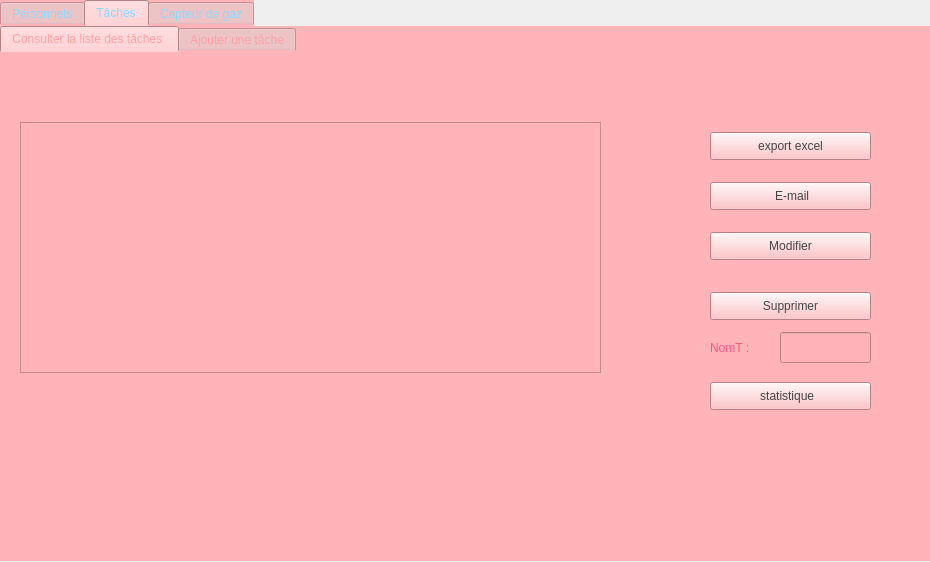
<?xml version="1.0" encoding="UTF-8"?>
<ui version="4.0">
 <class>Dialog</class>
 <widget class="QDialog" name="Dialog">
  <property name="geometry">
   <rect>
    <x>0</x>
    <y>0</y>
    <width>930</width>
    <height>562</height>
   </rect>
  </property>
  <property name="windowTitle">
   <string>Dialog</string>
  </property>
  <widget class="QTabWidget" name="tabWidget">
   <property name="geometry">
    <rect>
     <x>0</x>
     <y>0</y>
     <width>931</width>
     <height>561</height>
    </rect>
   </property>
   <property name="styleSheet">
    <string notr="true">gridline-color: rgb(115, 248, 255);
color: rgb(137, 218, 255);
background-image: url(:/ressources/drew coffman-unsplash.jpg);
font: 75 10pt &quot;Trebuchet MS&quot;;

border-bottom-color: rgb(132, 235, 235);
background-color: rgb(255, 180, 185);</string>
   </property>
   <property name="currentIndex">
    <number>1</number>
   </property>
   <widget class="QWidget" name="tab">
    <attribute name="title">
     <string>Personnels</string>
    </attribute>
    <widget class="QTabWidget" name="tabWidget_2">
     <property name="geometry">
      <rect>
       <x>0</x>
       <y>0</y>
       <width>931</width>
       <height>521</height>
      </rect>
     </property>
     <property name="styleSheet">
      <string notr="true">color: rgb(255, 160, 165);
</string>
     </property>
     <property name="currentIndex">
      <number>0</number>
     </property>
     <widget class="QWidget" name="tab_3">
      <attribute name="title">
       <string>Consulter la liste des personnels</string>
      </attribute>
      <widget class="QGraphicsView" name="graphicsView">
       <property name="geometry">
        <rect>
         <x>710</x>
         <y>220</y>
         <width>201</width>
         <height>151</height>
        </rect>
       </property>
       <property name="styleSheet">
        <string notr="true">border-image: url(:/ressources/empl.jpg);</string>
       </property>
      </widget>
      <widget class="QPushButton" name="modifierperso">
       <property name="geometry">
        <rect>
         <x>750</x>
         <y>120</y>
         <width>171</width>
         <height>28</height>
        </rect>
       </property>
       <property name="styleSheet">
        <string notr="true">font: 9pt &quot;Snap ITC&quot;;

color: rgb(68, 68, 68);</string>
       </property>
       <property name="text">
        <string>Modifier </string>
       </property>
      </widget>
      <widget class="QPushButton" name="supprimerperso">
       <property name="geometry">
        <rect>
         <x>750</x>
         <y>70</y>
         <width>171</width>
         <height>28</height>
        </rect>
       </property>
       <property name="styleSheet">
        <string notr="true">font: 9pt &quot;Snap ITC&quot;;

color: rgb(68, 68, 68);</string>
       </property>
       <property name="text">
        <string>Supprimer </string>
       </property>
      </widget>
      <widget class="QGraphicsView" name="graphicsView_5">
       <property name="geometry">
        <rect>
         <x>470</x>
         <y>30</y>
         <width>41</width>
         <height>31</height>
        </rect>
       </property>
       <property name="styleSheet">
        <string notr="true">border-image: url(:/ressources/business_management_discovery_search_focus_research-512.png);</string>
       </property>
      </widget>
      <widget class="QLabel" name="label_suppcin">
       <property name="geometry">
        <rect>
         <x>750</x>
         <y>170</y>
         <width>51</width>
         <height>21</height>
        </rect>
       </property>
       <property name="styleSheet">
        <string notr="true">color : rgb(255, 84, 130);
font: 9pt &quot;Snap ITC&quot;;
</string>
       </property>
       <property name="text">
        <string>CIN :</string>
       </property>
      </widget>
      <widget class="QLineEdit" name="lineEdit_supp">
       <property name="geometry">
        <rect>
         <x>810</x>
         <y>170</y>
         <width>113</width>
         <height>22</height>
        </rect>
       </property>
       <property name="styleSheet">
        <string notr="true">color: rgb(74, 74, 74);
font: 9pt &quot;Snap ITC&quot;;</string>
       </property>
       <property name="maxLength">
        <number>8</number>
       </property>
      </widget>
      <widget class="QTableView" name="tablePerso">
       <property name="geometry">
        <rect>
         <x>30</x>
         <y>70</y>
         <width>651</width>
         <height>291</height>
        </rect>
       </property>
       <property name="styleSheet">
        <string notr="true">font: 9pt &quot;Snap ITC&quot;;

color: rgb(68, 68, 68);</string>
       </property>
       <property name="sortingEnabled">
        <bool>true</bool>
       </property>
      </widget>
      <widget class="QLineEdit" name="rechercher">
       <property name="geometry">
        <rect>
         <x>520</x>
         <y>30</y>
         <width>161</width>
         <height>31</height>
        </rect>
       </property>
       <property name="styleSheet">
        <string notr="true">font: 9pt &quot;Snap ITC&quot;;

color: rgb(68, 68, 68);</string>
       </property>
      </widget>
     </widget>
     <widget class="QWidget" name="tab_4">
      <attribute name="title">
       <string>Ajouter un personnel </string>
      </attribute>
      <widget class="QLabel" name="label_Cin">
       <property name="geometry">
        <rect>
         <x>60</x>
         <y>60</y>
         <width>55</width>
         <height>16</height>
        </rect>
       </property>
       <property name="styleSheet">
        <string notr="true">font: 9pt &quot;Snap ITC&quot;;
color: rgb(68, 68, 68);

</string>
       </property>
       <property name="text">
        <string>CIN :</string>
       </property>
      </widget>
      <widget class="QLabel" name="label_nom">
       <property name="geometry">
        <rect>
         <x>60</x>
         <y>100</y>
         <width>55</width>
         <height>21</height>
        </rect>
       </property>
       <property name="styleSheet">
        <string notr="true">font: 9pt &quot;Snap ITC&quot;;
color: rgb(68, 68, 68);
</string>
       </property>
       <property name="text">
        <string>Nom :</string>
       </property>
      </widget>
      <widget class="QLabel" name="label_prenomp">
       <property name="geometry">
        <rect>
         <x>60</x>
         <y>140</y>
         <width>81</width>
         <height>21</height>
        </rect>
       </property>
       <property name="styleSheet">
        <string notr="true">font: 9pt &quot;Snap ITC&quot;;
color: rgb(68, 68, 68);
</string>
       </property>
       <property name="text">
        <string>Prenom :</string>
       </property>
      </widget>
      <widget class="QLabel" name="label_datenp">
       <property name="geometry">
        <rect>
         <x>60</x>
         <y>180</y>
         <width>171</width>
         <height>21</height>
        </rect>
       </property>
       <property name="styleSheet">
        <string notr="true">font: 9pt &quot;Snap ITC&quot;;
color: rgb(68, 68, 68);
</string>
       </property>
       <property name="text">
        <string>Date_de_naissance :</string>
       </property>
      </widget>
      <widget class="QLabel" name="label_tel">
       <property name="geometry">
        <rect>
         <x>60</x>
         <y>230</y>
         <width>51</width>
         <height>16</height>
        </rect>
       </property>
       <property name="styleSheet">
        <string notr="true">font: 9pt &quot;Snap ITC&quot;;
color: rgb(68, 68, 68);
</string>
       </property>
       <property name="text">
        <string>Tel :</string>
       </property>
      </widget>
      <widget class="QLabel" name="label_mail">
       <property name="geometry">
        <rect>
         <x>60</x>
         <y>270</y>
         <width>61</width>
         <height>21</height>
        </rect>
       </property>
       <property name="styleSheet">
        <string notr="true">font: 9pt &quot;Snap ITC&quot;;
color: rgb(68, 68, 68);
</string>
       </property>
       <property name="text">
        <string>Mail :</string>
       </property>
      </widget>
      <widget class="QLabel" name="label_nbmar">
       <property name="geometry">
        <rect>
         <x>60</x>
         <y>310</y>
         <width>141</width>
         <height>21</height>
        </rect>
       </property>
       <property name="styleSheet">
        <string notr="true">font: 9pt &quot;Snap ITC&quot;;
color: rgb(68, 68, 68);
</string>
       </property>
       <property name="text">
        <string>Nb_Mar_Org :</string>
       </property>
      </widget>
      <widget class="QLineEdit" name="lineEdit_prenomp">
       <property name="geometry">
        <rect>
         <x>240</x>
         <y>140</y>
         <width>113</width>
         <height>22</height>
        </rect>
       </property>
       <property name="styleSheet">
        <string notr="true">
font: 8pt &quot;Snap ITC&quot;;

color: rgb(56, 181, 200);</string>
       </property>
      </widget>
      <widget class="QLineEdit" name="lineEdit_datenp">
       <property name="geometry">
        <rect>
         <x>240</x>
         <y>180</y>
         <width>113</width>
         <height>22</height>
        </rect>
       </property>
       <property name="styleSheet">
        <string notr="true">
font: 8pt &quot;Snap ITC&quot;;

color: rgb(56, 181, 200);</string>
       </property>
      </widget>
      <widget class="QLineEdit" name="lineEdit_nomp">
       <property name="geometry">
        <rect>
         <x>240</x>
         <y>100</y>
         <width>113</width>
         <height>22</height>
        </rect>
       </property>
       <property name="styleSheet">
        <string notr="true">
font: 8pt &quot;Snap ITC&quot;;

color: rgb(56, 181, 200);</string>
       </property>
      </widget>
      <widget class="QLineEdit" name="lineEdit_Cin">
       <property name="geometry">
        <rect>
         <x>240</x>
         <y>60</y>
         <width>113</width>
         <height>22</height>
        </rect>
       </property>
       <property name="styleSheet">
        <string notr="true">
font: 8pt &quot;Snap ITC&quot;;

color: rgb(56, 181, 200);

</string>
       </property>
       <property name="maxLength">
        <number>8</number>
       </property>
      </widget>
      <widget class="QLineEdit" name="lineEdit_tel">
       <property name="geometry">
        <rect>
         <x>240</x>
         <y>230</y>
         <width>113</width>
         <height>22</height>
        </rect>
       </property>
       <property name="styleSheet">
        <string notr="true">
font: 8pt &quot;Snap ITC&quot;;

color: rgb(56, 181, 200);</string>
       </property>
       <property name="maxLength">
        <number>8</number>
       </property>
      </widget>
      <widget class="QLineEdit" name="lineEdit_mail">
       <property name="geometry">
        <rect>
         <x>240</x>
         <y>270</y>
         <width>113</width>
         <height>22</height>
        </rect>
       </property>
       <property name="styleSheet">
        <string notr="true">
font: 8pt &quot;Snap ITC&quot;;

color: rgb(56, 181, 200);</string>
       </property>
      </widget>
      <widget class="QLineEdit" name="lineEdit_nbmar">
       <property name="geometry">
        <rect>
         <x>240</x>
         <y>310</y>
         <width>113</width>
         <height>22</height>
        </rect>
       </property>
       <property name="styleSheet">
        <string notr="true">
font: 8pt &quot;Snap ITC&quot;;

color: rgb(56, 181, 200);</string>
       </property>
      </widget>
      <widget class="QPushButton" name="ajouterperso">
       <property name="geometry">
        <rect>
         <x>440</x>
         <y>170</y>
         <width>171</width>
         <height>41</height>
        </rect>
       </property>
       <property name="styleSheet">
        <string notr="true">font: 9pt &quot;Snap ITC&quot;;

color: rgb(68, 68, 68);</string>
       </property>
       <property name="text">
        <string>Confirmer</string>
       </property>
      </widget>
     </widget>
    </widget>
   </widget>
   <widget class="QWidget" name="tab_2">
    <attribute name="title">
     <string>Tâches</string>
    </attribute>
    <widget class="QTabWidget" name="tabWidget_3">
     <property name="geometry">
      <rect>
       <x>0</x>
       <y>0</y>
       <width>931</width>
       <height>521</height>
      </rect>
     </property>
     <property name="styleSheet">
      <string notr="true">color: rgb(255, 160, 165);</string>
     </property>
     <property name="currentIndex">
      <number>0</number>
     </property>
     <widget class="QWidget" name="tab_5">
      <attribute name="title">
       <string>Consulter la liste des tâches </string>
      </attribute>
      <widget class="QPushButton" name="modifierTache">
       <property name="geometry">
        <rect>
         <x>710</x>
         <y>180</y>
         <width>161</width>
         <height>28</height>
        </rect>
       </property>
       <property name="styleSheet">
        <string notr="true">font: 9pt &quot;Snap ITC&quot;;

color: rgb(68, 68, 68);</string>
       </property>
       <property name="text">
        <string>Modifier</string>
       </property>
      </widget>
      <widget class="QPushButton" name="pushButton_10">
       <property name="geometry">
        <rect>
         <x>710</x>
         <y>130</y>
         <width>161</width>
         <height>28</height>
        </rect>
       </property>
       <property name="styleSheet">
        <string notr="true">font: 9pt &quot;Snap ITC&quot;;

color: rgb(68, 68, 68);</string>
       </property>
       <property name="text">
        <string> E-mail</string>
       </property>
      </widget>
      <widget class="QLabel" name="label_suppnomT">
       <property name="geometry">
        <rect>
         <x>710</x>
         <y>280</y>
         <width>61</width>
         <height>31</height>
        </rect>
       </property>
       <property name="styleSheet">
        <string notr="true">color : rgb(255, 84, 130);
font: 9pt &quot;Snap ITC&quot;;</string>
       </property>
       <property name="text">
        <string>NomT :</string>
       </property>
      </widget>
      <widget class="QLineEdit" name="lineEdit_suppmodT">
       <property name="geometry">
        <rect>
         <x>780</x>
         <y>280</y>
         <width>91</width>
         <height>31</height>
        </rect>
       </property>
       <property name="styleSheet">
        <string notr="true">font: 9pt &quot;Snap ITC&quot;;

color: rgb(68, 68, 68);</string>
       </property>
      </widget>
      <widget class="QPushButton" name="supprimertache">
       <property name="geometry">
        <rect>
         <x>710</x>
         <y>240</y>
         <width>161</width>
         <height>28</height>
        </rect>
       </property>
       <property name="styleSheet">
        <string notr="true">font: 9pt &quot;Snap ITC&quot;;

color: rgb(68, 68, 68);</string>
       </property>
       <property name="text">
        <string>Supprimer</string>
       </property>
      </widget>
      <widget class="QTableView" name="tableTache">
       <property name="geometry">
        <rect>
         <x>20</x>
         <y>70</y>
         <width>581</width>
         <height>251</height>
        </rect>
       </property>
       <property name="styleSheet">
        <string notr="true">font: 9pt &quot;Snap ITC&quot;;

color: rgb(68, 68, 68);</string>
       </property>
       <property name="sortingEnabled">
        <bool>true</bool>
       </property>
      </widget>
      <widget class="QPushButton" name="export_excel">
       <property name="geometry">
        <rect>
         <x>710</x>
         <y>80</y>
         <width>161</width>
         <height>28</height>
        </rect>
       </property>
       <property name="styleSheet">
        <string notr="true">font: 9pt &quot;Snap ITC&quot;;

color: rgb(68, 68, 68);</string>
       </property>
       <property name="text">
        <string>export excel</string>
       </property>
      </widget>
      <widget class="QPushButton" name="stat">
       <property name="geometry">
        <rect>
         <x>710</x>
         <y>330</y>
         <width>161</width>
         <height>28</height>
        </rect>
       </property>
       <property name="styleSheet">
        <string notr="true">font: 9pt &quot;Snap ITC&quot;;

color: rgb(68, 68, 68);</string>
       </property>
       <property name="text">
        <string>statistique  </string>
       </property>
      </widget>
     </widget>
     <widget class="QWidget" name="tab_6">
      <attribute name="title">
       <string>Ajouter une tâche</string>
      </attribute>
      <widget class="QLabel" name="label_8">
       <property name="geometry">
        <rect>
         <x>110</x>
         <y>110</y>
         <width>55</width>
         <height>21</height>
        </rect>
       </property>
       <property name="styleSheet">
        <string notr="true">font: 9pt &quot;Snap ITC&quot;;
color: rgb(68, 68, 68);
</string>
       </property>
       <property name="text">
        <string>NomT:</string>
       </property>
      </widget>
      <widget class="QLabel" name="label_9">
       <property name="geometry">
        <rect>
         <x>110</x>
         <y>160</y>
         <width>71</width>
         <height>21</height>
        </rect>
       </property>
       <property name="styleSheet">
        <string notr="true">font: 9pt &quot;Snap ITC&quot;;
color: rgb(68, 68, 68);
</string>
       </property>
       <property name="text">
        <string>EtatT :</string>
       </property>
      </widget>
      <widget class="QLabel" name="label_10">
       <property name="geometry">
        <rect>
         <x>110</x>
         <y>210</y>
         <width>111</width>
         <height>21</height>
        </rect>
       </property>
       <property name="styleSheet">
        <string notr="true">font: 9pt &quot;Snap ITC&quot;;
color: rgb(68, 68, 68);
</string>
       </property>
       <property name="text">
        <string>DateLimiteT :</string>
       </property>
      </widget>
      <widget class="QLineEdit" name="lineEdit_NomTache">
       <property name="geometry">
        <rect>
         <x>230</x>
         <y>110</y>
         <width>113</width>
         <height>22</height>
        </rect>
       </property>
       <property name="styleSheet">
        <string notr="true">

font: 8pt &quot;Snap ITC&quot;;

color: rgb(56, 181, 200);</string>
       </property>
       <property name="text">
        <string/>
       </property>
      </widget>
      <widget class="QLineEdit" name="lineEdit_EtatT">
       <property name="geometry">
        <rect>
         <x>230</x>
         <y>160</y>
         <width>113</width>
         <height>22</height>
        </rect>
       </property>
       <property name="styleSheet">
        <string notr="true">
font: 8pt &quot;Snap ITC&quot;;

color: rgb(56, 181, 200);</string>
       </property>
      </widget>
      <widget class="QLineEdit" name="lineEdit_DateLimite">
       <property name="geometry">
        <rect>
         <x>230</x>
         <y>210</y>
         <width>113</width>
         <height>22</height>
        </rect>
       </property>
       <property name="styleSheet">
        <string notr="true">
font: 8pt &quot;Snap ITC&quot;;

color: rgb(56, 181, 200);
</string>
       </property>
      </widget>
      <widget class="QPushButton" name="ajouter_tache">
       <property name="geometry">
        <rect>
         <x>420</x>
         <y>160</y>
         <width>111</width>
         <height>31</height>
        </rect>
       </property>
       <property name="styleSheet">
        <string notr="true">font: 9pt &quot;Snap ITC&quot;;

color: rgb(68, 68, 68);</string>
       </property>
       <property name="text">
        <string>Confirmer</string>
       </property>
      </widget>
      <widget class="QLabel" name="label_2">
       <property name="geometry">
        <rect>
         <x>110</x>
         <y>260</y>
         <width>71</width>
         <height>21</height>
        </rect>
       </property>
       <property name="styleSheet">
        <string notr="true">font: 9pt &quot;Snap ITC&quot;;
color: rgb(68, 68, 68);</string>
       </property>
       <property name="text">
        <string>IDP :</string>
       </property>
      </widget>
      <widget class="QLineEdit" name="lineEdit_CinPTache">
       <property name="geometry">
        <rect>
         <x>230</x>
         <y>260</y>
         <width>113</width>
         <height>22</height>
        </rect>
       </property>
       <property name="styleSheet">
        <string notr="true">
font: 8pt &quot;Snap ITC&quot;;

color: rgb(56, 181, 200);</string>
       </property>
       <property name="maxLength">
        <number>8</number>
       </property>
      </widget>
     </widget>
    </widget>
   </widget>
   <widget class="QWidget" name="tab_7">
    <attribute name="title">
     <string>Capteur de gaz</string>
    </attribute>
    <widget class="QLabel" name="label">
     <property name="geometry">
      <rect>
       <x>100</x>
       <y>150</y>
       <width>281</width>
       <height>41</height>
      </rect>
     </property>
     <property name="styleSheet">
      <string notr="true">font: 9pt &quot;Snap ITC&quot;;

color: rgb(68, 68, 68);</string>
     </property>
     <property name="text">
      <string>Etat de buzzer et led rouge :</string>
     </property>
    </widget>
    <widget class="QPushButton" name="ON">
     <property name="geometry">
      <rect>
       <x>440</x>
       <y>150</y>
       <width>93</width>
       <height>41</height>
      </rect>
     </property>
     <property name="styleSheet">
      <string notr="true">color: rgb(255, 160, 165);
font: 9pt &quot;Snap ITC&quot;;
</string>
     </property>
     <property name="text">
      <string>ON</string>
     </property>
    </widget>
    <widget class="QPushButton" name="OFF">
     <property name="geometry">
      <rect>
       <x>610</x>
       <y>150</y>
       <width>93</width>
       <height>41</height>
      </rect>
     </property>
     <property name="styleSheet">
      <string notr="true">color: rgb(255, 160, 165);
font: 9pt &quot;Snap ITC&quot;;
</string>
     </property>
     <property name="text">
      <string>OFF</string>
     </property>
    </widget>
   </widget>
  </widget>
 </widget>
 <resources/>
 <connections/>
</ui>
